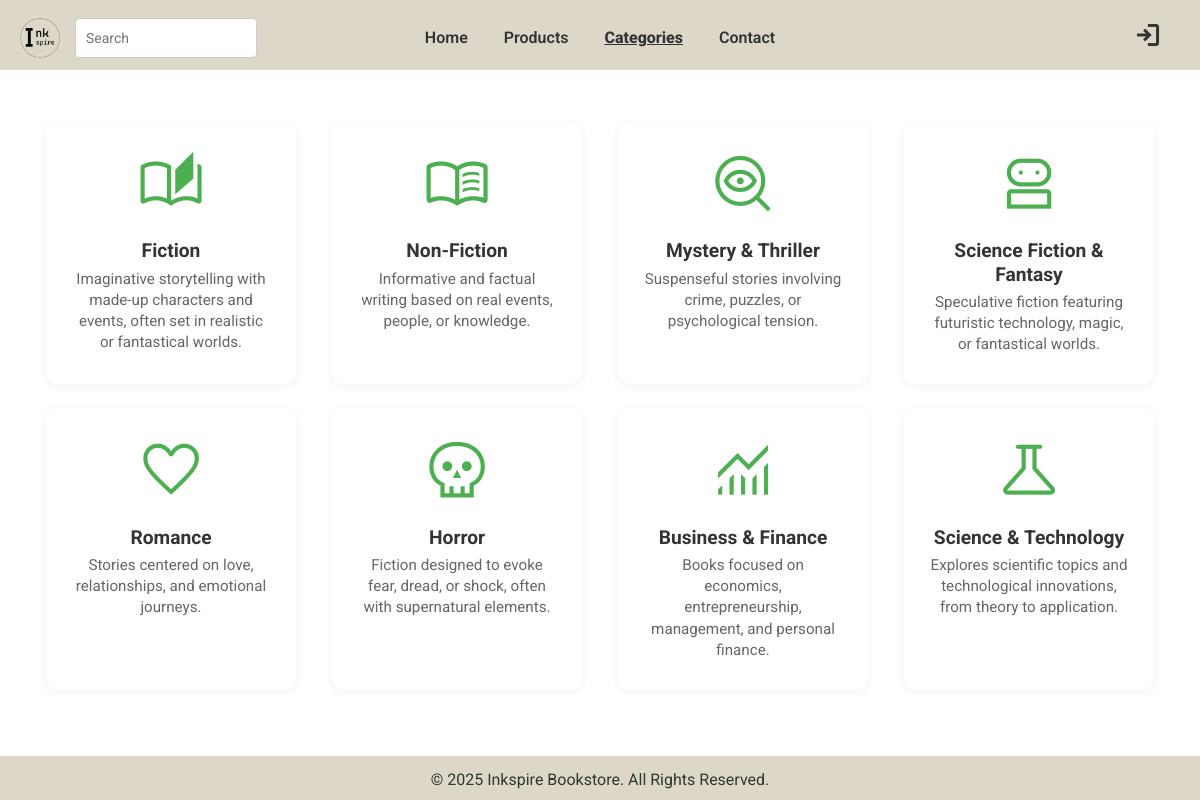
The page /?page=categories on the database its author committed.
### tables this page shows
CREATE TABLE CATEGORY (
	CATEGORY_ID INT AUTO_INCREMENT PRIMARY KEY,
    NAME VARCHAR(255) NOT NULL,
    DESCRIPTION TEXT,
    ICON VARCHAR(50)
);

### Database.php (called while the page is built, shortened)
<?php
class Database {
    private $connection;
    public function __construct($host, $username, $password, $database) {
        $this->connection = new mysqli($host, $username, $password, $database);
    }
    public function getConnection() {
        return $this->connection;
    }
}

### app/controllers/CategoriesController.php (called while the page is built, shortened)
<?php
require_once "./app/models/CategoriesModel.php";
function getCategories() {
    $categoriesModel = new Categories(DATABASE);
    $categories = $categoriesModel->getCategories();
    return $categories;
}

### app/models/CategoriesModel.php (called while the page is built)
<?php
class Categories {
    private $connection;
    function __construct(Database $db) {
        $this->connection = $db->getConnection();
    }
    function getCategories() {
        $categories = Array();
        $result = $this->connection->query("SELECT * FROM CATEGORY");
        if ($result) {
            while ($row = $result->fetch_assoc()) {
                $categories[] = $row;
            }
        }
        return $categories;
    }
}

### app/views/categories.php (the view, shortened to what this page needs)
<?php require_once './app/controllers/CategoriesController.php' ?>
<!DOCTYPE html>
<html lang="en">
<head>
<link rel="stylesheet" href= "./public/css/categories.css">
</head>
<body>
    <?php require_once './app/views/partials/nav.php' ?>
    <main>
    <section>
            <div class="row">
                <?php $categories = getCategories(); ?>
                <?php foreach ($categories as $category): ?>
                    <?php $id = $category["CATEGORY_ID"];
                    $name = $category["NAME"];
                    $des = $category["DESCRIPTION"];
                    $href = ""; ?>
                    <div class="col-6 col-sm-3 text-center d-flex flex-column align-items-center category" onclick="window.location.href='?page=products&filter-category[]=<?=$id?>'">
                        <div >
                            <i class="material-symbols-outlined" style="font-size: 50pt; margin-bottom: 10px"><?= $category['ICON'] ?></i>
                        </div>
                        <h5><?= $name ?></h5>
                        <h6><?=$des?></h6>
                    </div>
                    <?php endforeach; ?>
            </div>
    </section>
    </main>
</body>
</html>

### public/css/style.css (style rules this page uses)
body { display: flex; flex-direction: column; min-height: 100vh; font-family: 'Roboto', sans-serif; margin: 0; padding: 0; position: relative; }
main { flex: 1; display: flex; flex-direction: column; min-height: calc(100vh - 120px); padding: 20px; }
main { padding: 20px; }

### public/css/nav.css (style rules this page uses)
* { box-sizing: border-box; }
.material-symbols-outlined { font-size: 28px; color: #333; }

### public/css/categories.css (style rules this page uses)
h5 { font-weight: 700; margin: 12px 0 6px; font-size: 1.2rem; color: #333; text-align: center; }
h6 { text-align: center; font-weight: 400; color: #666; font-size: 0.95rem; margin: 0 10px; line-height: 1.4; }
.row { display: grid; grid-template-columns: repeat(auto-fit, minmax(220px, 1fr)); gap: 1.5rem; padding: 2rem; justify-items: center; }
.category { background-color: #fff; border-radius: 12px; padding: 1.8rem 1rem; box-shadow: 0 2px 10px rgba(0, 0, 0, 0.06); transition: all 0.25s ease; max-width: 250px; width: 100%; }
.category i { font-size: 3rem; color: #4CAF50; transition: color 0.2s ease; }

### rows shown on the page
category: NAME "Fiction", DESCRIPTION "Imaginative storytelling with made-up characters and events, often set in realistic or fantastical worlds."
category: NAME "Non-Fiction", DESCRIPTION "Informative and factual writing based on real events, people, or knowledge."
category: NAME "Mystery & Thriller", DESCRIPTION "Suspenseful stories involving crime, puzzles, or psychological tension."
category: NAME "Science Fiction & Fantasy", DESCRIPTION "Speculative fiction featuring futuristic technology, magic, or fantastical worlds."
category: NAME "Romance", DESCRIPTION "Stories centered on love, relationships, and emotional journeys."
category: NAME "Horror", DESCRIPTION "Fiction designed to evoke fear, dread, or shock, often with supernatural elements."
category: NAME "Business & Finance", DESCRIPTION "Books focused on economics, entrepreneurship, management, and personal finance."
category: NAME "Science & Technology", DESCRIPTION "Explores scientific topics and technological innovations, from theory to application."
